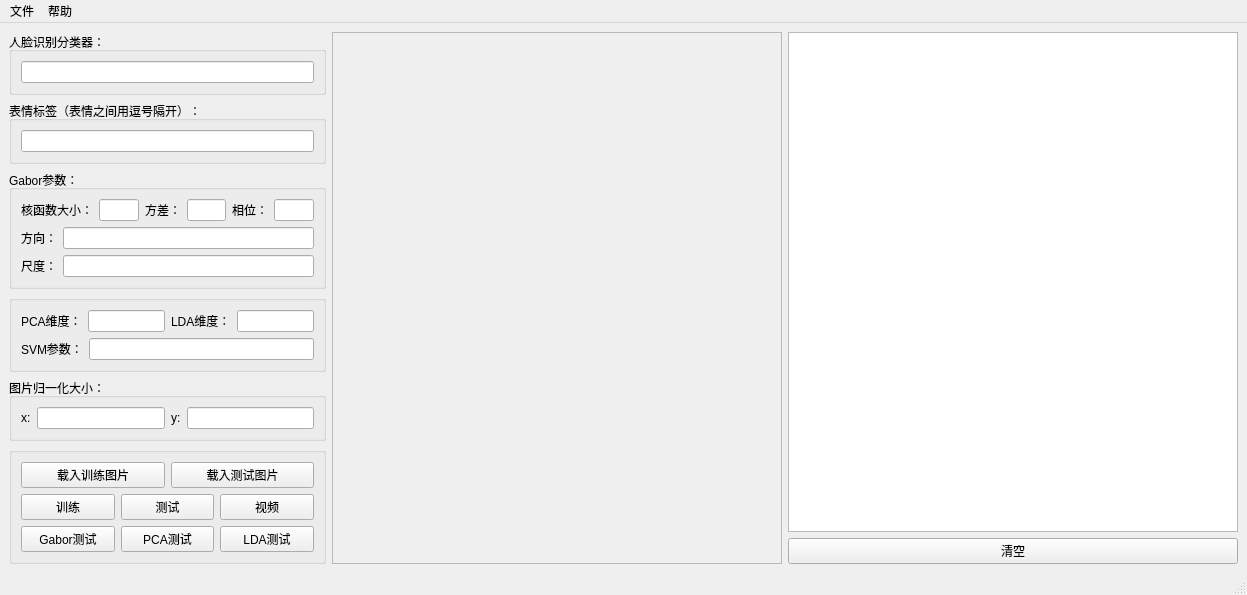
<?xml version="1.0" encoding="UTF-8"?>
<ui version="4.0">
 <class>MainWindow</class>
 <widget class="QMainWindow" name="MainWindow">
  <property name="geometry">
   <rect>
    <x>0</x>
    <y>0</y>
    <width>1247</width>
    <height>567</height>
   </rect>
  </property>
  <property name="windowTitle">
   <string>微表情识别</string>
  </property>
  <widget class="QWidget" name="centralwidget">
   <layout class="QHBoxLayout" name="horizontalLayout_10">
    <item>
     <layout class="QVBoxLayout" name="verticalLayout_7">
      <item>
       <widget class="QGroupBox" name="faceGroupBox">
        <property name="title">
         <string>人脸识别分类器：</string>
        </property>
        <layout class="QVBoxLayout" name="verticalLayout_3">
         <item>
          <widget class="QLineEdit" name="faceEdit"/>
         </item>
        </layout>
       </widget>
      </item>
      <item>
       <widget class="QGroupBox" name="expressionGroupBox">
        <property name="title">
         <string>表情标签（表情之间用逗号隔开）：</string>
        </property>
        <layout class="QVBoxLayout" name="verticalLayout_2">
         <item>
          <widget class="QLineEdit" name="expressionEdit"/>
         </item>
        </layout>
       </widget>
      </item>
      <item>
       <widget class="QGroupBox" name="gaborGroupBox">
        <property name="title">
         <string>Gabor参数：</string>
        </property>
        <layout class="QVBoxLayout" name="verticalLayout">
         <item>
          <layout class="QHBoxLayout" name="horizontalLayout">
           <item>
            <widget class="QLabel" name="kernelLabel">
             <property name="text">
              <string>核函数大小：</string>
             </property>
            </widget>
           </item>
           <item>
            <widget class="QLineEdit" name="kernelEdit"/>
           </item>
           <item>
            <widget class="QLabel" name="varianceLabel">
             <property name="text">
              <string>方差：</string>
             </property>
            </widget>
           </item>
           <item>
            <widget class="QLineEdit" name="varianceEdit"/>
           </item>
           <item>
            <widget class="QLabel" name="phaseLabel">
             <property name="text">
              <string>相位：</string>
             </property>
            </widget>
           </item>
           <item>
            <widget class="QLineEdit" name="phaseEdit"/>
           </item>
          </layout>
         </item>
         <item>
          <layout class="QHBoxLayout" name="horizontalLayout_2">
           <item>
            <widget class="QLabel" name="directionLabel">
             <property name="text">
              <string>方向：</string>
             </property>
            </widget>
           </item>
           <item>
            <widget class="QLineEdit" name="directionEdit"/>
           </item>
          </layout>
         </item>
         <item>
          <layout class="QHBoxLayout" name="horizontalLayout_3">
           <item>
            <widget class="QLabel" name="scaleLabel">
             <property name="text">
              <string>尺度：</string>
             </property>
            </widget>
           </item>
           <item>
            <widget class="QLineEdit" name="scaleEdit"/>
           </item>
          </layout>
         </item>
        </layout>
       </widget>
      </item>
      <item>
       <widget class="QGroupBox" name="paraGroupBox">
        <property name="title">
         <string/>
        </property>
        <layout class="QVBoxLayout" name="verticalLayout_4">
         <item>
          <layout class="QHBoxLayout" name="horizontalLayout_4">
           <item>
            <widget class="QLabel" name="pcaLabel">
             <property name="text">
              <string>PCA维度：</string>
             </property>
            </widget>
           </item>
           <item>
            <widget class="QLineEdit" name="pcaEdit"/>
           </item>
           <item>
            <widget class="QLabel" name="ldaLabel">
             <property name="text">
              <string>LDA维度：</string>
             </property>
            </widget>
           </item>
           <item>
            <widget class="QLineEdit" name="ldaEdit"/>
           </item>
          </layout>
         </item>
         <item>
          <layout class="QHBoxLayout" name="horizontalLayout_5">
           <item>
            <widget class="QLabel" name="svmLabel">
             <property name="text">
              <string>SVM参数：</string>
             </property>
            </widget>
           </item>
           <item>
            <widget class="QLineEdit" name="svmEdit"/>
           </item>
          </layout>
         </item>
        </layout>
       </widget>
      </item>
      <item>
       <widget class="QGroupBox" name="imageGroupBox">
        <property name="title">
         <string>图片归一化大小：</string>
        </property>
        <layout class="QVBoxLayout" name="verticalLayout_5">
         <item>
          <layout class="QHBoxLayout" name="horizontalLayout_6">
           <item>
            <widget class="QLabel" name="xLabel">
             <property name="text">
              <string>x:</string>
             </property>
            </widget>
           </item>
           <item>
            <widget class="QLineEdit" name="xEdit"/>
           </item>
           <item>
            <widget class="QLabel" name="yLabel">
             <property name="text">
              <string>y:</string>
             </property>
            </widget>
           </item>
           <item>
            <widget class="QLineEdit" name="yEdit"/>
           </item>
          </layout>
         </item>
        </layout>
       </widget>
      </item>
      <item>
       <widget class="QGroupBox" name="buttonsGroupBox">
        <property name="title">
         <string/>
        </property>
        <layout class="QVBoxLayout" name="verticalLayout_6">
         <item>
          <layout class="QHBoxLayout" name="horizontalLayout_7">
           <item>
            <widget class="QPushButton" name="loadTrainButton">
             <property name="text">
              <string>载入训练图片</string>
             </property>
            </widget>
           </item>
           <item>
            <widget class="QPushButton" name="loadTestButton">
             <property name="text">
              <string>载入测试图片</string>
             </property>
            </widget>
           </item>
          </layout>
         </item>
         <item>
          <layout class="QHBoxLayout" name="horizontalLayout_8">
           <item>
            <widget class="QPushButton" name="trainButton">
             <property name="text">
              <string>训练</string>
             </property>
            </widget>
           </item>
           <item>
            <widget class="QPushButton" name="testButton">
             <property name="text">
              <string>测试</string>
             </property>
            </widget>
           </item>
           <item>
            <widget class="QPushButton" name="videoButton">
             <property name="text">
              <string>视频</string>
             </property>
            </widget>
           </item>
          </layout>
         </item>
         <item>
          <layout class="QHBoxLayout" name="horizontalLayout_9">
           <item>
            <widget class="QPushButton" name="gaborTestButton">
             <property name="text">
              <string>Gabor测试</string>
             </property>
            </widget>
           </item>
           <item>
            <widget class="QPushButton" name="pcaTestButton">
             <property name="text">
              <string>PCA测试</string>
             </property>
            </widget>
           </item>
           <item>
            <widget class="QPushButton" name="ldaTestButton">
             <property name="text">
              <string>LDA测试</string>
             </property>
            </widget>
           </item>
          </layout>
         </item>
        </layout>
       </widget>
      </item>
     </layout>
    </item>
    <item>
     <widget class="QScrollArea" name="scrollArea">
      <property name="minimumSize">
       <size>
        <width>450</width>
        <height>0</height>
       </size>
      </property>
      <property name="widgetResizable">
       <bool>true</bool>
      </property>
      <widget class="QWidget" name="scrollAreaWidgetContents">
       <property name="geometry">
        <rect>
         <x>0</x>
         <y>0</y>
         <width>448</width>
         <height>502</height>
        </rect>
       </property>
      </widget>
     </widget>
    </item>
    <item>
     <layout class="QVBoxLayout" name="verticalLayout_8">
      <item>
       <widget class="QTextEdit" name="outputEdit">
        <property name="minimumSize">
         <size>
          <width>450</width>
          <height>0</height>
         </size>
        </property>
        <property name="frameShape">
         <enum>QFrame::StyledPanel</enum>
        </property>
        <property name="readOnly">
         <bool>true</bool>
        </property>
       </widget>
      </item>
      <item>
       <widget class="QPushButton" name="clearButton">
        <property name="text">
         <string>清空</string>
        </property>
       </widget>
      </item>
     </layout>
    </item>
   </layout>
  </widget>
  <widget class="QMenuBar" name="menubar">
   <property name="geometry">
    <rect>
     <x>0</x>
     <y>0</y>
     <width>1247</width>
     <height>23</height>
    </rect>
   </property>
   <widget class="QMenu" name="fileMenu">
    <property name="title">
     <string>文件</string>
    </property>
    <addaction name="trainAction"/>
    <addaction name="testAction"/>
    <addaction name="expressionAction"/>
    <addaction name="generateTrainAction"/>
    <addaction name="generateTestAction"/>
   </widget>
   <widget class="QMenu" name="helpMenu">
    <property name="title">
     <string>帮助</string>
    </property>
    <addaction name="aboutAction"/>
   </widget>
   <addaction name="fileMenu"/>
   <addaction name="helpMenu"/>
  </widget>
  <widget class="QStatusBar" name="statusbar"/>
  <action name="trainAction">
   <property name="text">
    <string>指定训练目录</string>
   </property>
  </action>
  <action name="testAction">
   <property name="text">
    <string>指定测试目录</string>
   </property>
  </action>
  <action name="expressionAction">
   <property name="text">
    <string>指定表情库</string>
   </property>
  </action>
  <action name="generateTrainAction">
   <property name="text">
    <string>生成训练集</string>
   </property>
  </action>
  <action name="generateTestAction">
   <property name="text">
    <string>生成测试集</string>
   </property>
  </action>
  <action name="generateFaceAction">
   <property name="text">
    <string>生成表情库</string>
   </property>
  </action>
  <action name="aboutAction">
   <property name="text">
    <string> 关于</string>
   </property>
  </action>
 </widget>
 <resources/>
 <connections/>
</ui>
